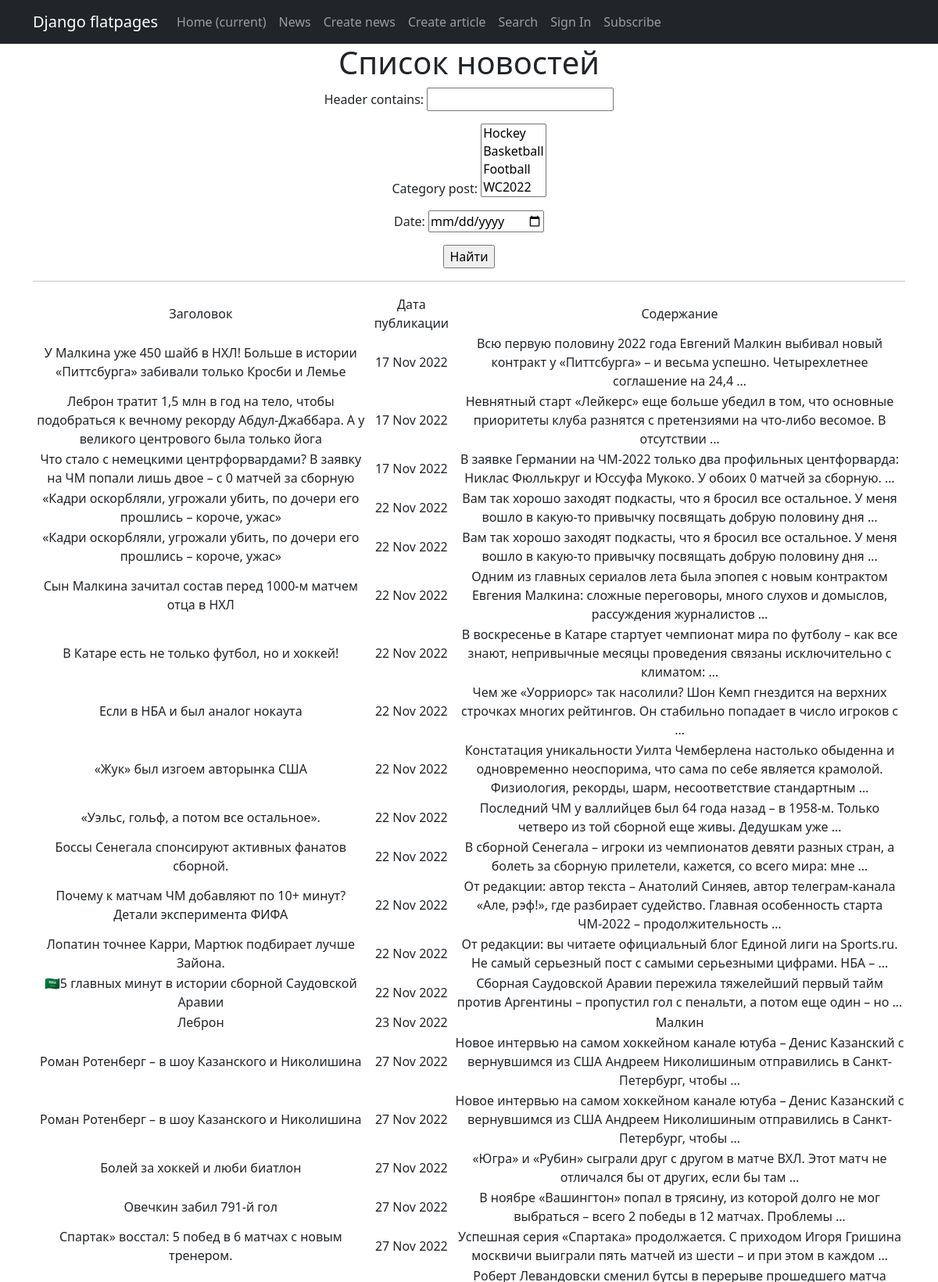
The app's page /news/search/ (upper part) with its own data.
### news/models.py (models this page shows, shortened)
class Post(models.Model):
    article = 'AR'
    news = 'NE'
    author_name = models.ForeignKey(Author, on_delete=models.CASCADE)  # связь «один ко многим» с моделью Author
    types_post = models.CharField(max_length=2, choices=Types, default='NE')  # поле с выбором — «статья» или «новость»;
    datetime_post = models.DateTimeField(auto_now_add=True)  # автоматически добавляемая дата и время создания;
    category_post = models.ManyToManyField(Category, through='PostCategory')  # связь «многие ко многим» с моделью Category (с дополнительной моделью PostCategory);
    header = models.CharField(max_length=255) #  заголовок статьи/новости
    content = models.TextField() #  текст статьи/новости
    rating_post = models.IntegerField(default=0) #  рейтинг статьи/новости

### news/views.py (the view)
# urls.py: path('news/search/', PostSearch.as_view(), name='search'),
class PostSearch(ListView):
    model = Post
    form = PostFilter
    template_name = 'search.html'
    context_object_name = 'search'
    def get_queryset(self):
        queryset = super(PostSearch, self).get_queryset()
        self.filterset = PostFilter(self.request.GET, queryset)
        return self.filterset.queryset
    def get_context_data(self, **kwargs):
        context = super(PostSearch, self).get_context_data(**kwargs)
        context['filterset'] = self.filterset
        return context

### news/models.py (called while the page is built)
    def __str__(self):
        return f'{self.name_category}'

### templates/search.html (shortened to what this page needs)
{% extends 'flatpages/default.html' %}
{% load custom_filters %}
{% load custom_tags %}
{% block content %}
   <h1>Список новостей</h1>
   <form action="" method="get">
       {{ filterset.form.as_p }}
       <input type="submit" value="Найти" />
   </form>
   <hr>
   {% if search %}
       <table>
           <tr>
               <td>Заголовок</td>
               <td>Дата публикации</td>
               <td>Содержание</td>
           </tr>
           {% for post in filterset.qs %}
           <tr>
               <td>{{ post.header }}</td>
               <td>{{ post.datetime_post|date:'d M Y' }}</td>
               <td>{{ post.content|truncatewords:20 }}</td>
           </tr>
           {% endfor %}
       </table>
   {% else %}
       <h2>Новостей нет!</h2>
   {% endif %}
{% endblock content %}

### records on screen
Post: header "У Малкина уже 450 шайб в НХЛ! Больше в истории «Питтсбурга» забивали только Кросби и Лемье", datetime_post "17 Nov 2022", content "Всю первую половину 2022 года Евгений Малкин выбивал новый контракт у «Питтсбурга» – и весьма успешно. Четырехлетнее соглашение на 24,4 …"
Post: header "Леброн тратит 1,5 млн в год на тело, чтобы подобраться к вечному рекорду Абдул-Джаббара. А у великого центрового была только йога", datetime_post "17 Nov 2022", content "Невнятный старт «Лейкерс» еще больше убедил в том, что основные приоритеты клуба разнятся с претензиями на что-либо весомое. В отсутствии …"
Post: header "Что стало с немецкими центрфорвардами? В заявку на ЧМ попали лишь двое – с 0 матчей за сборную", datetime_post "17 Nov 2022", content "В заявке Германии на ЧМ-2022 только два профильных центфорварда: Никлас Фюллькруг и Юссуфа Мукоко. У обоих 0 матчей за сборную. …"
Post: header "«Кадри оскорбляли, угрожали убить, по дочери его прошлись – короче, ужас»", datetime_post "22 Nov 2022", content "Вам так хорошо заходят подкасты, что я бросил все остальное. У меня вошло в какую-то привычку посвящать добрую половину дня …"
Post: header "«Кадри оскорбляли, угрожали убить, по дочери его прошлись – короче, ужас»", datetime_post "22 Nov 2022", content "Вам так хорошо заходят подкасты, что я бросил все остальное. У меня вошло в какую-то привычку посвящать добрую половину дня …"
Post: header "Сын Малкина зачитал состав перед 1000-м матчем отца в НХЛ", datetime_post "22 Nov 2022", content "Одним из главных сериалов лета была эпопея с новым контрактом Евгения Малкина: сложные переговоры, много слухов и домыслов, рассуждения журналистов …"
Post: header "В Катаре есть не только футбол, но и хоккей!", datetime_post "22 Nov 2022", content "В воскресенье в Катаре стартует чемпионат мира по футболу – как все знают, непривычные месяцы проведения связаны исключительно с климатом: …"
Post: header "Если в НБА и был аналог нокаута", datetime_post "22 Nov 2022", content "Чем же «Уорриорс» так насолили? Шон Кемп гнездится на верхних строчках многих рейтингов. Он стабильно попадает в число игроков с …"
Post: header "«Жук» был изгоем авторынка США", datetime_post "22 Nov 2022", content "Констатация уникальности Уилта Чемберлена настолько обыденна и одновременно неоспорима, что сама по себе является крамолой. Физиология, рекорды, шарм, несоответствие стандартным …"
Post: header "«Уэльс, гольф, а потом все остальное».", datetime_post "22 Nov 2022", content "Последний ЧМ у валлийцев был 64 года назад – в 1958-м. Только четверо из той сборной еще живы. Дедушкам уже …"
Post: header "Боссы Сенегала спонсируют активных фанатов сборной.", datetime_post "22 Nov 2022", content "В сборной Сенегала – игроки из чемпионатов девяти разных стран, а болеть за сборную прилетели, кажется, со всего мира: мне …"
Post: header "Почему к матчам ЧМ добавляют по 10+ минут? Детали эксперимента ФИФА", datetime_post "22 Nov 2022", content "От редакции: автор текста – Анатолий Синяев, автор телеграм-канала «Але, рэф!», где разбирает судейство. Главная особенность старта ЧМ-2022 – продолжительность …"
Post: header "Лопатин точнее Карри, Мартюк подбирает лучше Зайона.", datetime_post "22 Nov 2022", content "От редакции: вы читаете официальный блог Единой лиги на Sports.ru. Не самый серьезный пост с самыми серьезными цифрами. НБА – …"
Post: header "🇸🇦5 главных минут в истории сборной Саудовской Аравии", datetime_post "22 Nov 2022", content "Сборная Саудовской Аравии пережила тяжелейший первый тайм против Аргентины – пропустил гол с пенальти, а потом еще один – но …"
Post: header "Леброн", datetime_post "23 Nov 2022", content "Малкин"
Post: header "Роман Ротенберг – в шоу Казанского и Николишина", datetime_post "27 Nov 2022", content "Новое интервью на самом хоккейном канале ютуба – Денис Казанский с вернувшимся из США Андреем Николишиным отправились в Санкт-Петербург, чтобы …"
Post: header "Роман Ротенберг – в шоу Казанского и Николишина", datetime_post "27 Nov 2022", content "Новое интервью на самом хоккейном канале ютуба – Денис Казанский с вернувшимся из США Андреем Николишиным отправились в Санкт-Петербург, чтобы …"
Post: header "Болей за хоккей и люби биатлон", datetime_post "27 Nov 2022", content "«Югра» и «Рубин» сыграли друг с другом в матче ВХЛ. Этот матч не отличался бы от других, если бы там …"
Post: header "Овечкин забил 791-й гол", datetime_post "27 Nov 2022", content "В ноябре «Вашингтон» попал в трясину, из которой долго не мог выбраться – всего 2 победы в 12 матчах. Проблемы …"
Post: header "Спартак» восстал: 5 побед в 6 матчах с новым тренером.", datetime_post "27 Nov 2022", content "Успешная серия «Спартака» продолжается. С приходом Игоря Гришина москвичи выиграли пять матчей из шести – и при этом в каждом …"
